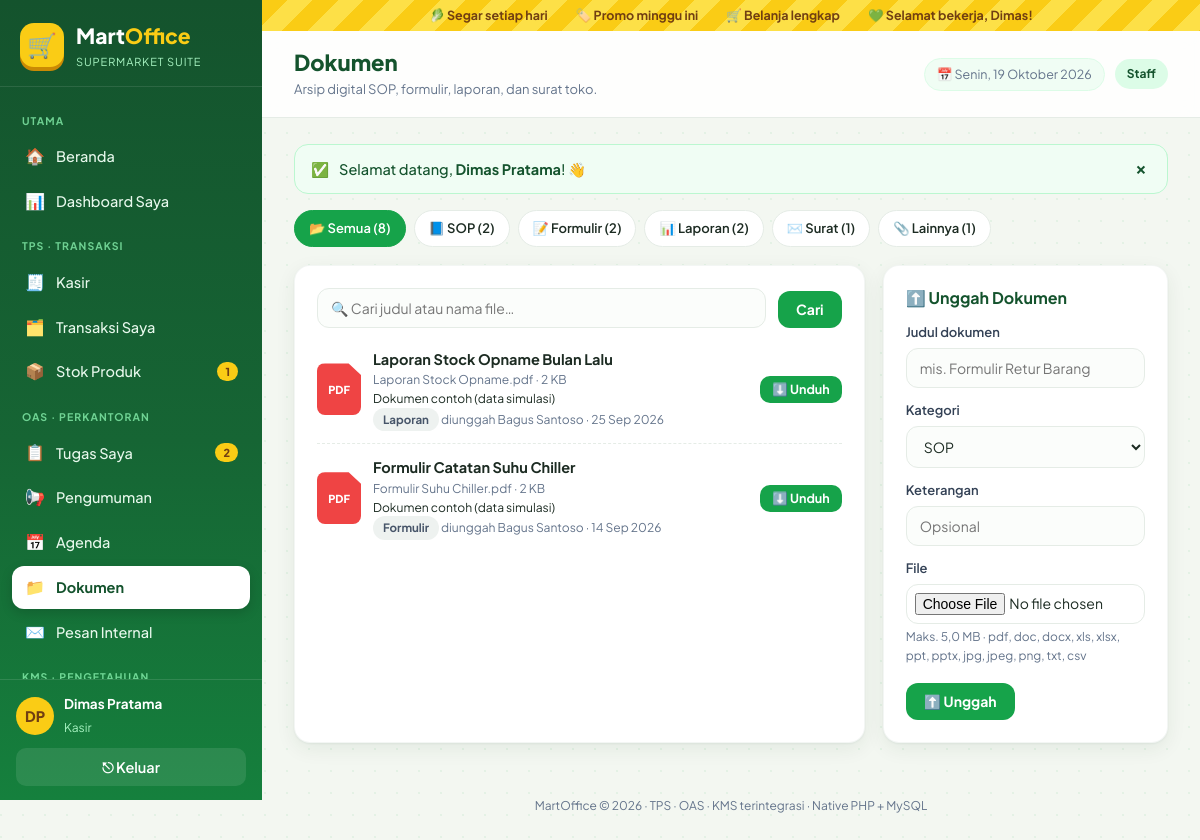
/oas/dokumen.php (signed in), run on the app's committed database.
### tables this page shows
CREATE TABLE pegawai (
  id        INT AUTO_INCREMENT PRIMARY KEY,
  nama      VARCHAR(80)  NOT NULL,
  username  VARCHAR(40)  NOT NULL UNIQUE,
  password  VARCHAR(255) NOT NULL,
  role      ENUM('admin','manajer','staff') NOT NULL,
  jabatan   VARCHAR(60)  NULL,
  aktif     TINYINT(1)   NOT NULL DEFAULT 1,
  dibuat    DATETIME     NOT NULL DEFAULT CURRENT_TIMESTAMP
);

CREATE TABLE dokumen (
  id             INT AUTO_INCREMENT PRIMARY KEY,
  judul          VARCHAR(150) NOT NULL,
  deskripsi      VARCHAR(255) NULL,
  kategori       ENUM('SOP','Formulir','Laporan','Surat','Lainnya') NOT NULL DEFAULT 'Lainnya',
  nama_file      VARCHAR(120) NOT NULL,
  file_asli      VARCHAR(200) NOT NULL,
  ukuran         INT NOT NULL,
  id_pengunggah  INT NOT NULL,
  dibuat         DATETIME NOT NULL DEFAULT CURRENT_TIMESTAMP,
  FOREIGN KEY (id_pengunggah) REFERENCES pegawai(id)
);

### includes/app.php (called while the page is built, shortened)
<?php
require_once __DIR__ . '/functions.php';
require_once __DIR__ . '/layout.php';
if (!empty($_SESSION['uid'])) {
    $GLOBALS['ME'] = row('SELECT id,nama,username,role,jabatan FROM pegawai WHERE id=? AND aktif=1', [(int) $_SESSION['uid']]);
}

### oas/dokumen.php (the view, shortened to what this page needs)
<?php
require __DIR__ . '/../includes/app.php';
$KATEGORI = ['SOP', 'Formulir', 'Laporan', 'Surat', 'Lainnya'];
$kat = pilih(get('kat'), $KATEGORI, '');
$cari = get('cari');
$w = []; $p = [];
$docs = rows('SELECT d.*,p.nama FROM dokumen d JOIN pegawai p ON p.id=d.id_pengunggah ' . ($w ? 'WHERE ' . implode(' AND ', $w) : '') . ' ORDER BY d.dibuat DESC', $p);
$hit = array_column(rows('SELECT kategori, COUNT(*) n FROM dokumen GROUP BY kategori'), 'n', 'kategori');
$ikon = ['SOP' => '📘', 'Formulir' => '📝', 'Laporan' => '📊', 'Surat' => '✉️', 'Lainnya' => '📎'];
page_start('Dokumen', 'dokumen', 'Arsip digital SOP, formulir, laporan, dan surat toko.');
?>
<div class="chips" style="margin-bottom:18px">
  <a class="chip <?= $kat === '' ? 'on' : '' ?>" href="?">📂 Semua (<?= array_sum($hit) ?>)</a>
  <?php foreach ($KATEGORI as $k): ?><a class="chip <?= $kat === $k ? 'on' : '' ?>" href="?kat=<?= $k ?>"><?= $ikon[$k] ?> <?= $k ?> (<?= $hit[$k] ?? 0 ?>)</a><?php endforeach; ?>
</div>
<div class="grid g-side">
  <div class="card">
    <form method="get" class="row" style="margin-bottom:8px">
      <div><input name="cari" value="<?= e($cari) ?>" placeholder="🔍 Cari judul atau nama file…"></div>
      <div class="fit"><button type="submit">Cari</button></div>
    </form>
    <?php if (!$docs): echo empty_state('📂', 'Belum ada dokumen' . ($kat ? ' kategori ' . $kat : ''), 'Unggah dokumen pertama lewat formulir di samping.');
    else: ?><div class="list"><?php foreach ($docs as $d): $ext = strtolower(pathinfo($d['nama_file'], PATHINFO_EXTENSION)); ?>
      <div class="li" style="align-items:center">
        <span class="file-ic <?= e($ext) ?>"><?= strtoupper(e($ext)) ?></span>
        <div class="li-body">
          <b><?= e($d['judul']) ?></b>
          <small><?= e($d['file_asli']) ?> · <?= ukuran_file((int) $d['ukuran']) ?></small>
          <?php if ($d['deskripsi']): ?><small style="color:var(--ink)"><?= e($d['deskripsi']) ?></small><?php endif; ?>
          <small><?= badge($d['kategori'], 'n') ?> diunggah <?= e($d['nama']) ?> · <?= lalu($d['dibuat']) ?></small>
        </div>
        <div class="actions" style="flex-direction:column;align-items:stretch">
          <a class="btn sm" href="<?= url('oas/unduh.php?id=' . $d['id']) ?>">⬇️ Unduh</a>
        </div>
      </div>
    <?php endforeach; ?></div><?php endif; ?>
  </div>
  <div class="card" style="align-self:start">
    <div class="card-h"><h3>⬆️ Unggah Dokumen</h3></div>
    <form method="post" enctype="multipart/form-data">
      <label>Judul dokumen</label><input name="judul" required maxlength="150" placeholder="mis. Formulir Retur Barang">
      <label>Kategori</label><select name="kategori"><?php foreach ($KATEGORI as $k) echo "<option>$k</option>"; ?></select>
      <label>Keterangan</label><input name="deskripsi" maxlength="255" placeholder="Opsional">
      <label>File</label><input type="file" name="file" required accept=".<?= implode(',.', UPLOAD_EXT) ?>">
      <p class="hint">Maks. <?= ukuran_file(UPLOAD_MAX) ?> · <?= implode(', ', UPLOAD_EXT) ?></p>
      <div class="form-actions"><button type="submit">⬆️ Unggah</button></div>
    </form>
  </div>
</div>
<?php page_end();

### includes/layout.php (shortened to what this page needs)
<?php
function menu_items(string $active = ''): array
{
    $r = role();
    $all = ['admin', 'manajer', 'staff'];
    $boss = ['admin', 'manajer'];
    $uid = uid();
    $unread  = (int) val('SELECT COUNT(*) FROM pesan WHERE id_penerima=? AND dibaca=0', [$uid]);
    $review  = in_array($r, $boss) ? (int) val("SELECT COUNT(*) FROM artikel_kms WHERE status='menunggu_review'") : 0;
    $tugas   = $r === 'staff'
        ? (int) val("SELECT COUNT(*) FROM tugas WHERE id_staff=? AND status!='selesai'", [$uid])
        : (int) val("SELECT COUNT(*) FROM tugas WHERE status!='selesai'");
    $menipis = (int) val('SELECT COUNT(*) FROM produk WHERE aktif=1 AND stok<?', [STOK_MIN]);
    $groups = [
        ['Utama', [
            ['beranda', '🏠', 'Beranda', 'beranda.php', $all, 0],
            ['dashboard', '📊', 'Dashboard Saya', home_url(), $all, 0],
            ['mis', '📈', 'MIS · Kinerja Perusahaan', 'mis/index.php', ['manajer'], 0],
        ]],
        ['TPS · Transaksi', [
            ['kasir', '🧾', 'Kasir', 'tps/kasir.php', ['admin', 'staff'], 0],
            ['transaksi', '🗂️', $r === 'staff' ? 'Transaksi Saya' : 'Riwayat Transaksi', 'tps/transaksi.php', $all, 0],
            ['produk', '📦', $r === 'admin' ? 'Produk & Stok' : 'Stok Produk', 'tps/produk.php', $all, $menipis],
            ['laporan', '📊', 'Laporan Penjualan', 'tps/laporan.php', $boss, 0],
        ]],
        ['OAS · Perkantoran', [
            ['tugas', '📋', $r === 'staff' ? 'Tugas Saya' : 'Tugas Staff', 'oas/tugas.php', $all, $tugas],
            ['pengumuman', '📢', 'Pengumuman', 'oas/pengumuman.php', $all, 0],
            ['agenda', '📅', 'Agenda', 'oas/agenda.php', $all, 0],
            ['dokumen', '📁', 'Dokumen', 'oas/dokumen.php', $all, 0],
            ['pesan', '✉️', 'Pesan Internal', 'oas/pesan.php', $all, $unread],
        ]],
        ['KMS · Pengetahuan', [
            ['kms', '📚', 'Knowledge Center', 'kms/index.php', $all, 0],
            ['kms-tulis', '✍️', 'Tulis Knowledge', 'kms/tulis.php', $all, 0],
            ['kms-review', '📝', 'Review Knowledge', 'kms/index.php?tab=review', $boss, $review],
            ['kms-kategori', '🏷️', 'Kategori KMS', 'kms/kategori.php', $boss, 0],
        ]],
        ['Master', [
            ['users', '👥', 'User & Role', 'admin/users.php', ['admin'], 0],
        ]],
    ];
    $out = [];
    foreach ($groups as [$label, $items]) {
        $items = array_values(array_filter($items, fn($i) => in_array($r, $i[4], true)));
        if ($items) $out[] = [$label, $items];
    }
    return $out;
}
function page_start(string $title, string $active = '', string $subtitle = ''): void
{
    $u = me();
    ?><!doctype html>
<html lang="id">
<head>
<link rel="stylesheet" href="<?= url('assets/css/style.css') ?>">
</head>
<body>
<div class="shell">
  <aside class="side<?= strncmp($active, 'mis', 3) === 0 ? ' compact' : '' ?>" id="side">
    <a class="brand" href="<?= url('beranda.php') ?>">
      <span class="logo">🛒</span>
      <span><b>Mart</b><i>Office</i><small><?= strncmp($active, 'mis', 3) === 0 ? 'Management Info System' : 'Supermarket Suite' ?></small></span>
    </a>
    <nav class="menu">
      <?php foreach (menu_items($active) as [$label, $items]): ?>
        <div class="menu-label"><?= e($label) ?></div>
        <?php foreach ($items as [$key, $ic, $text, $href, , $count]): ?>
          <a href="<?= url($href) ?>" class="<?= $key === $active ? 'on' : '' ?>">
            <span class="mi"><?= $ic ?></span><span class="mt"><?= e($text) ?></span>
            <?php if ($count > 0): ?><span class="count"><?= $count ?></span><?php endif; ?>
          </a>
        <?php endforeach; ?>
      <?php endforeach; ?>
    </nav>
    <div class="side-foot">
      <div class="me">
        <span class="avatar"><?= e(inisial($u['nama'])) ?></span>
        <div><b><?= e($u['nama']) ?></b><small><?= e($u['jabatan'] ?: ucfirst($u['role'])) ?></small></div>
      </div>
      <a class="logout" href="<?= url('logout.php') ?>">⎋ Keluar</a>
    </div>
  </aside>
  <div class="main">
    <div class="promo-strip">
      <span>🥬 Segar setiap hari</span><span>🏷️ Promo minggu ini</span><span>🛒 Belanja lengkap</span><span>💚 Selamat bekerja, <?= e(explode(' ', $u['nama'])[0]) ?>!</span>
    </div>
    <header class="topbar">
      <div class="tb-title">
        <h1><?= e($title) ?></h1>
        <?php if ($subtitle): ?><p><?= $subtitle ?></p><?php endif; ?>
      </div>
      <div class="tb-right">
        <span class="today">📅 <?= tgl_panjang() ?></span>
        <span class="role-pill <?= e($u['role']) ?>"><?= e(ucfirst($u['role'])) ?></span>
      </div>
    </header>
    <main class="content">
      <?= render_flash() ?>
<?php
}
function page_end(): void
{
    ?>
    </main>
    <footer class="foot"><?= APP_NAME ?> © <?= date('Y') ?> · TPS · OAS · KMS terintegrasi · Native PHP + MySQL</footer>
  </div>
</div>
</body>
</html>
<?php
}

### includes/functions.php (shortened to what this page needs)
<?php
function db(): mysqli
{
    static $db = null;
    if ($db === null) {
        try {
            $db = new mysqli(DB_HOST, DB_USER, DB_PASS, DB_NAME, DB_PORT);
        } catch (mysqli_sql_exception $ex) {
            fatal_page('Database belum siap',
                'MartOffice tidak dapat terhubung ke database <b>' . DB_NAME . '</b>.<br>'
                . 'Pastikan MySQL di XAMPP sudah <b>Start</b> dan file <code>database.sql</code> sudah dijalankan.<br>'
                . '<small>Detail: ' . e($ex->getMessage()) . '</small>');
        }
        $db->set_charset('utf8mb4');
        $db->query("SET time_zone = '+07:00'");
    }
    return $db;
}
function q(string $sql, array $p = [])
{
    $st = db()->prepare($sql);
    if ($p) {
        $types = '';
        foreach ($p as $v) $types .= is_int($v) ? 'i' : (is_float($v) ? 'd' : 's');
        $st->bind_param($types, ...$p);
    }
    $st->execute();
    $res = $st->get_result();
    return $res === false ? $st : $res;
}
function rows(string $sql, array $p = []): array { return q($sql, $p)->fetch_all(MYSQLI_ASSOC); }
function row(string $sql, array $p = []): ?array { return q($sql, $p)->fetch_assoc() ?: null; }
function e($v): string { return htmlspecialchars((string) ($v ?? ''), ENT_QUOTES, 'UTF-8'); }
function tgl($dt, bool $jam = true): string
{
    $bln = ['', 'Jan', 'Feb', 'Mar', 'Apr', 'Mei', 'Jun', 'Jul', 'Agu', 'Sep', 'Okt', 'Nov', 'Des'];
    $t = strtotime($dt);
    return date('j', $t) . ' ' . $bln[(int) date('n', $t)] . ' ' . date('Y', $t) . ($jam ? ' · ' . date('H:i', $t) : '');
}
function tgl_panjang($dt = null): string
{
    $hari = ['Minggu', 'Senin', 'Selasa', 'Rabu', 'Kamis', 'Jumat', 'Sabtu'];
    $bln = ['', 'Januari', 'Februari', 'Maret', 'April', 'Mei', 'Juni', 'Juli', 'Agustus', 'September', 'Oktober', 'November', 'Desember'];
    $t = $dt ? strtotime($dt) : time();
    return $hari[(int) date('w', $t)] . ', ' . date('j', $t) . ' ' . $bln[(int) date('n', $t)] . ' ' . date('Y', $t);
}
function lalu($dt): string
{
    $d = time() - strtotime($dt);
    return tgl($dt, false);
}
function ukuran_file(int $b): string
{
    if ($b >= 1048576) return number_format($b / 1048576, 1, ',', '.') . ' MB';
    if ($b >= 1024) return number_format($b / 1024, 0, ',', '.') . ' KB';
    return $b . ' B';
}
function inisial(string $nama): string
{
    $p = preg_split('/\s+/', trim($nama));
    return strtoupper(mb_substr($p[0] ?? '?', 0, 1) . mb_substr($p[1] ?? '', 0, 1));
}
function badge(string $text, string $tone = 'g'): string
{
    return '<span class="badge ' . $tone . '">' . e($text) . '</span>';
}
function get(string $k, $def = '') { return is_string($_GET[$k] ?? null) ? trim($_GET[$k]) : $def; }
function pilih($v, array $boleh, $default) { return in_array($v, $boleh, true) ? $v : $default; }
function url(string $path = ''): string { return BASE_URL . '/' . ltrim($path, '/'); }
function render_flash(): string
{
    $out = '';
    foreach ($_SESSION['flash'] ?? [] as [$t, $m]) {
        $ic = ['ok' => '✅', 'err' => '⚠️', 'info' => 'ℹ️'][$t] ?? 'ℹ️';
        $out .= '<div class="alert ' . $t . '"><span>' . $ic . '</span><div>' . $m . '</div><button type="button" class="x" onclick="this.parentNode.remove()">×</button></div>';
    }
    return $out;
}
function me(): ?array { return $GLOBALS['ME'] ?? null; }

### data on the page
pegawai: nama "DP", nama "Dimas Pratama", jabatan "Kasir", nama "Dimas", role "Staff"
dokumen: nama_file "PDF", judul "Laporan Stock Opname Bulan Lalu", file_asli "Laporan Stock Opname.pdf", ukuran "2 KB", deskripsi "Dokumen contoh (data simulasi)", kategori "Laporan", id_pengunggah.nama "Bagus Santoso", dibuat "25 Sep 2026"
dokumen: nama_file "PDF", judul "Formulir Catatan Suhu Chiller", file_asli "Formulir Suhu Chiller.pdf", ukuran "2 KB", deskripsi "Dokumen contoh (data simulasi)", kategori "Formulir", id_pengunggah.nama "Bagus Santoso", dibuat "14 Sep 2026"

### other printed values
$label "UTAMA"
$ic "🏠"
$text "Beranda"
$ic "📊"
$text "Dashboard Saya"
$label "TPS · TRANSAKSI"
$ic "🧾"
$text "Kasir"
$ic "🗂️"
$text "Transaksi Saya"
$ic "📦"
$text "Stok Produk"
$count "1"
$label "OAS · PERKANTORAN"
$ic "📋"
